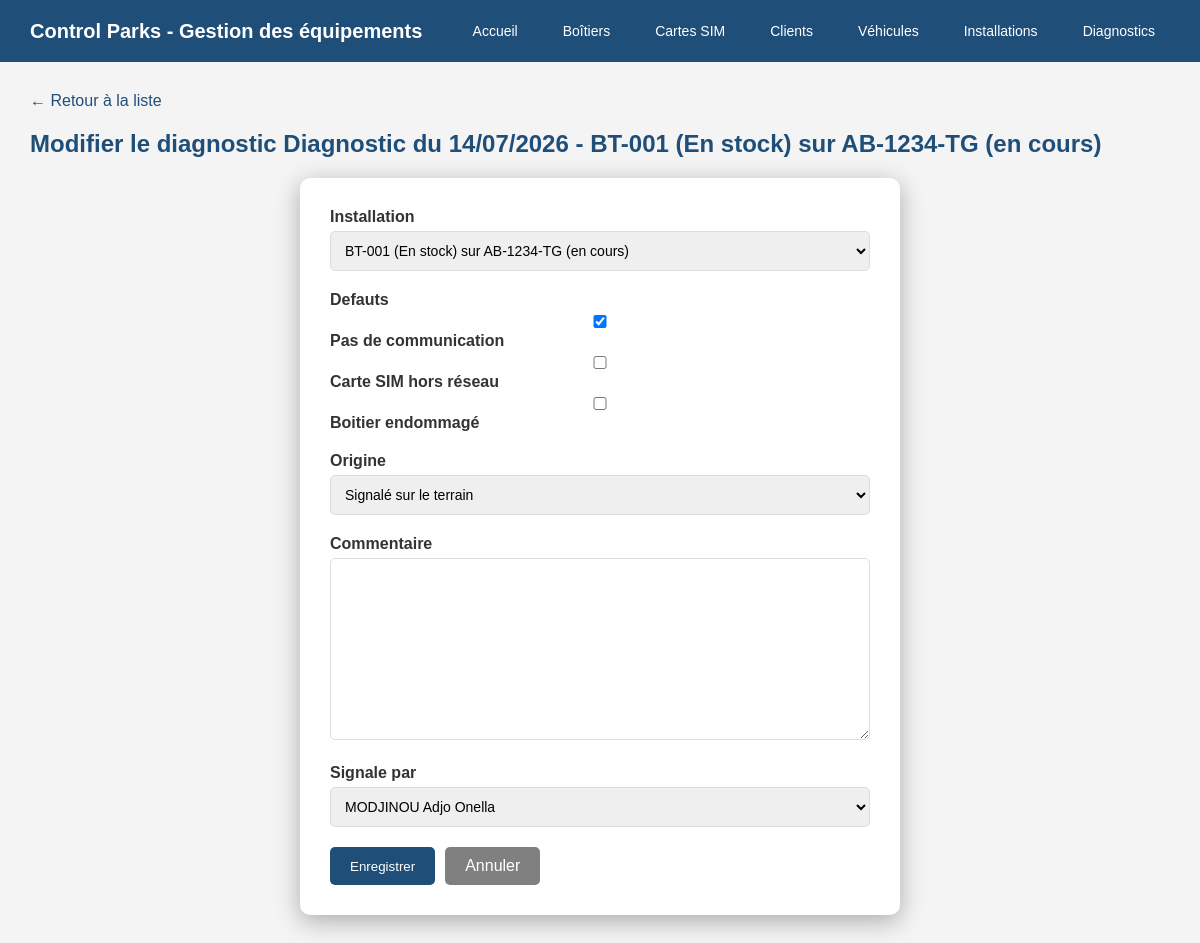
Screenshot of /diagnostics/1/modifier/ with the database file from the repository.
### equipements/models.py (models this page shows)
class Diagnostic(models.Model):
    ORIGINE_CHOICES = [
        ("terrain", "Signalé sur le terrain"),
        ("atelier", "Découvert en atelier"),
    ]
    installation = models.ForeignKey(Installation, on_delete=models.CASCADE, related_name="diagnostics")
    defauts = models.ManyToManyField(TypeDefaut, related_name="diagnostics")
    origine = models.CharField(max_length=20, choices=ORIGINE_CHOICES, default="terrain")
    commentaire = models.TextField(blank=True)
    date_signalement = models.DateTimeField(auto_now_add=True)
    signale_par = models.ForeignKey(Technicien, on_delete=models.SET_NULL, null=True, related_name="diagnostics_signales")
    def __str__(self):
        return f"Diagnostic du {self.date_signalement:%d/%m/%Y} - {self.installation}"

class Installation(models.Model):
    boitier = models.ForeignKey(Boitier, on_delete=models.PROTECT, related_name="installations")
    carte_sim = models.ForeignKey(CarteSIM, on_delete=models.PROTECT, related_name="installations")
    vehicule = models.ForeignKey(Vehicule, on_delete=models.PROTECT, related_name="installations")
    technicien = models.ForeignKey(Technicien, on_delete=models.PROTECT, related_name="installations")
    date_installation = models.DateField()
    date_desinstallation = models.DateField(null=True, blank=True)
    commentaire = models.TextField(blank=True)
    def __str__(self):
        statut = "en cours" if self.date_desinstallation is None else "terminée"
        return f"{self.boitier} sur {self.vehicule} ({statut})"
    class Meta:
        ordering = ["-date_installation"]

class Boitier(models.Model):
    ETAT_CHOICES = [
        ("stock", "En stock"),
        ("installe", "Installé"),
        ("panne", "En panne"),
        ("retire", "Retiré"),
    ]
    numero_serie = models.CharField(max_length=100, unique=True)
    modele = models.ForeignKey(ModeleBoitier, on_delete=models.PROTECT, related_name="boitiers")
    date_achat = models.DateField(null=True, blank=True)
    etat = models.CharField(max_length=20, choices=ETAT_CHOICES, default="stock")
    def __str__(self):
        return f"{self.numero_serie} ({self.get_etat_display()})"

class Vehicule(models.Model):
    plaque = models.CharField(max_length=20, unique=True)
    marque = models.CharField(max_length=100, blank=True)
    modele = models.CharField(max_length=100, blank=True)
    client = models.ForeignKey(Client, on_delete=models.SET_NULL, null=True, related_name="vehicules")
    def __str__(self):
        return self.plaque

### equipements/views.py (the view)
# urls.py: path('diagnostics/<int:id>/modifier/', views.modifier_diagnostic, name='modifier_diagnostic'),
def modifier_diagnostic(request, id):
    diagnostic = Diagnostic.objects.get(id=id)
    if request.method == 'POST':
        form = DiagnosticForm(request.POST, instance=diagnostic)
        if form.is_valid():
            form.save()
            return redirect('liste_diagnostics')
    else:
        form = DiagnosticForm(instance=diagnostic)
    return render(request, 'equipements/diagnostics/modifier.html', {
        'form': form,
        'diagnostic': diagnostic
    })

### equipements/forms.py
class DiagnosticForm(forms.ModelForm):
    class Meta:
        model = Diagnostic
        fields = ['installation', 'defauts', 'origine', 'commentaire', 'signale_par']
        widgets = {
            'defauts': forms.CheckboxSelectMultiple(attrs={'style': 'margin-right: 8px;'}),
        }

### equipements/models.py (called while the page is built)
    def __str__(self):
        return self.libelle

    def __str__(self):
        return f"{self.nom} {self.prenom}"

### equipements/templates/equipements/diagnostics/modifier.html (shortened to what this page needs)
{% extends 'equipements/base.html' %}
{% block content %}
<a href="/diagnostics/" class="retour">← Retour à la liste</a>
<h2>Modifier le diagnostic {{ diagnostic }}</h2>
<div class="form-container">
    <form method="POST">
        {% for field in form %}
        <div class="form-group">
            <label>{{ field.label }}</label>
            {{ field }}
        </div>
        {% endfor %}
        <div style="display:flex; gap:10px; margin-top:10px;">
            <button type="submit" class="btn">Enregistrer</button>
            <a href="javascript:history.back()" class="btn" style="background-color:gray;">Annuler</a>
        </div>
    </form>
</div>
{% endblock %}

### equipements/templates/equipements/base.html (style rules this page uses)
* { margin: 0; padding: 0; box-sizing: border-box; }
body { font-family: Arial, sans-serif; background-color: #f4f4f4; }
h2 { color: #1F4E79; margin-bottom: 20px; }
.btn { background-color: #1F4E79; color: white; padding: 10px 20px; border: none; border-radius: 5px; cursor: pointer; text-decoration: none; display: inline-block; }
.retour { display: inline-block; margin-bottom: 20px; color: #1F4E79; text-decoration: none; }
.form-group { margin-bottom: 20px; }
label { display: block; margin-bottom: 5px; font-weight: bold; color: #333; }
input, select, textarea { width: 100%; padding: 10px; border: 1px solid #ddd; border-radius: 5px; font-size: 14px; }
.form-container { background: white; border-radius: 10px; padding: 30px; max-width: 600px; margin: 0 auto; box-shadow: 0 6px 25px rgba(0,0,0,0.3); }

### rows the page displays
Diagnostic: date_signalement+installation "Diagnostic du 14/07/2026 - BT-001 (En stock) sur AB-1234-TG (en cours)", form "BT-001 (En stock) sur AB-1234-TG (en cours)" "Signalé sur le terrain" "MODJINOU Adjo Onella"

### other values shown
{{ field.label }} "Installation" "Defauts" "Origine" "Commentaire" "Signale par"
